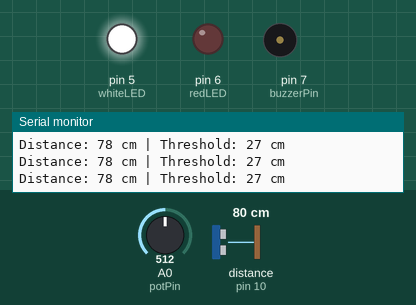
The sketch below on a simulated Arduino Uno, built with avr-gcc and run on an emulated ATmega328P. Parts: output pins drawn as LEDs (lit = HIGH), buzzer (waves = sounding, pin HIGH), the last lines printed to the serial monitor. Wiring (inferred from the names in the program): ultrasonic range finder: trigger pin 9; echo pin 10. The test bench sets the inputs (shaded band); at power-on: distance to the obstacle (sensor on pin 10) 80 cm, A0 (potPin) = 512. The echo pulse lasts 58.3 µs per cm; pins used as bus, display or sensor lines are not drawn.

Above: at 1.2 s.
1.3 s: distance to the obstacle (sensor on pin 10) set to 30 cm
2.8 s: distance to the obstacle (sensor on pin 10) set to 25 cm
At 4.0 s:
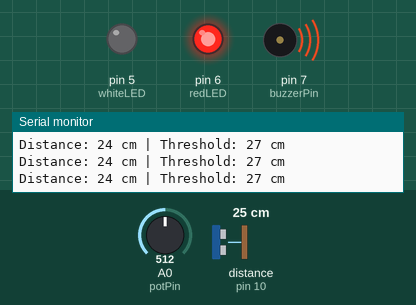
4.5 s: distance to the obstacle (sensor on pin 10) set to 35 cm
At 5.6 s:
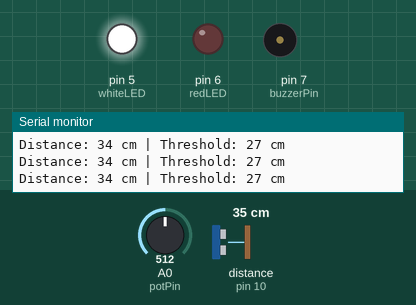
6.0 s: distance to the obstacle (sensor on pin 10) set to 2 cm
At 7.3 s:
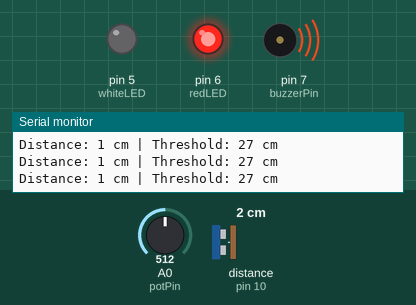
Timing chart, 0 to 8.5 s (numbered marks = the images above; inputs shaded):
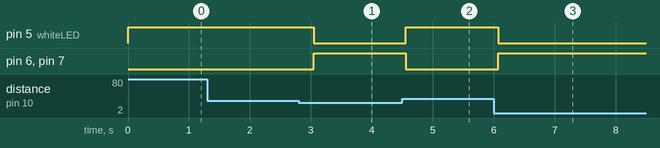

The sketch:

SENSI-RANGE_ProximityAlert_Ultrasonic_PotDial.ino
```cpp
#define trigPin 9
#define echoPin 10
#define whiteLED 5
#define redLED 6
#define buzzerPin 7
#define potPin A0

long duration;
int distance;
int thresholdDistance = 15; // Default threshold (in cm)

void setup() {
  pinMode(trigPin, OUTPUT);
  pinMode(echoPin, INPUT);
  pinMode(whiteLED, OUTPUT);
  pinMode(redLED, OUTPUT);
  pinMode(buzzerPin, OUTPUT);

  Serial.begin(9600);
}

void loop() {
  // Ultrasonic sensor pulse
  digitalWrite(trigPin, LOW);
  delayMicroseconds(2);
  digitalWrite(trigPin, HIGH);
  delayMicroseconds(10);
  digitalWrite(trigPin, LOW);

  duration = pulseIn(echoPin, HIGH);
  distance = duration * 0.034 / 2;

  // Read potentiometer to adjust threshold distance
  thresholdDistance = map(analogRead(potPin), 0, 1023, 5, 50); // Adjust range for threshold

  // Distance logic for LED and buzzer
  Serial.print("Distance: ");
  Serial.print(distance);
  Serial.print(" cm | Threshold: ");
  Serial.print(thresholdDistance);
  Serial.println(" cm");

  if (distance < thresholdDistance && distance > 0) {
    digitalWrite(redLED, HIGH);   // Turn on red LED for proximity alert
    digitalWrite(whiteLED, LOW);  // Turn off white LED
    digitalWrite(buzzerPin, HIGH);  // Buzzer sounds when object is close
  } else {
    digitalWrite(redLED, LOW);    // Turn off red LED
    digitalWrite(whiteLED, HIGH); // Turn on white LED for safe zone
    digitalWrite(buzzerPin, LOW); // Turn off buzzer when object is far
  }

  delay(300); // Small delay to prevent flooding Serial Monitor
}
```

Measured:
- the behaviour switches between 28 and 27 cm on distance to the obstacle (sensor on pin 10) (found by bisection; images 0 and 1)
- after the input at 2.8 s, pin 5 (whiteLED): HIGH → LOW after 0.25 s; pin 6 (redLED), pin 7 (buzzerPin): LOW → HIGH after 0.25 s
- after the input at 4.5 s, pin 5 (whiteLED): LOW → HIGH after 0.06 s; pin 6 (redLED), pin 7 (buzzerPin): HIGH → LOW after 0.06 s
- after the input at 6.0 s, pin 5 (whiteLED): HIGH → LOW after 0.07 s; pin 6 (redLED), pin 7 (buzzerPin): LOW → HIGH after 0.07 s
